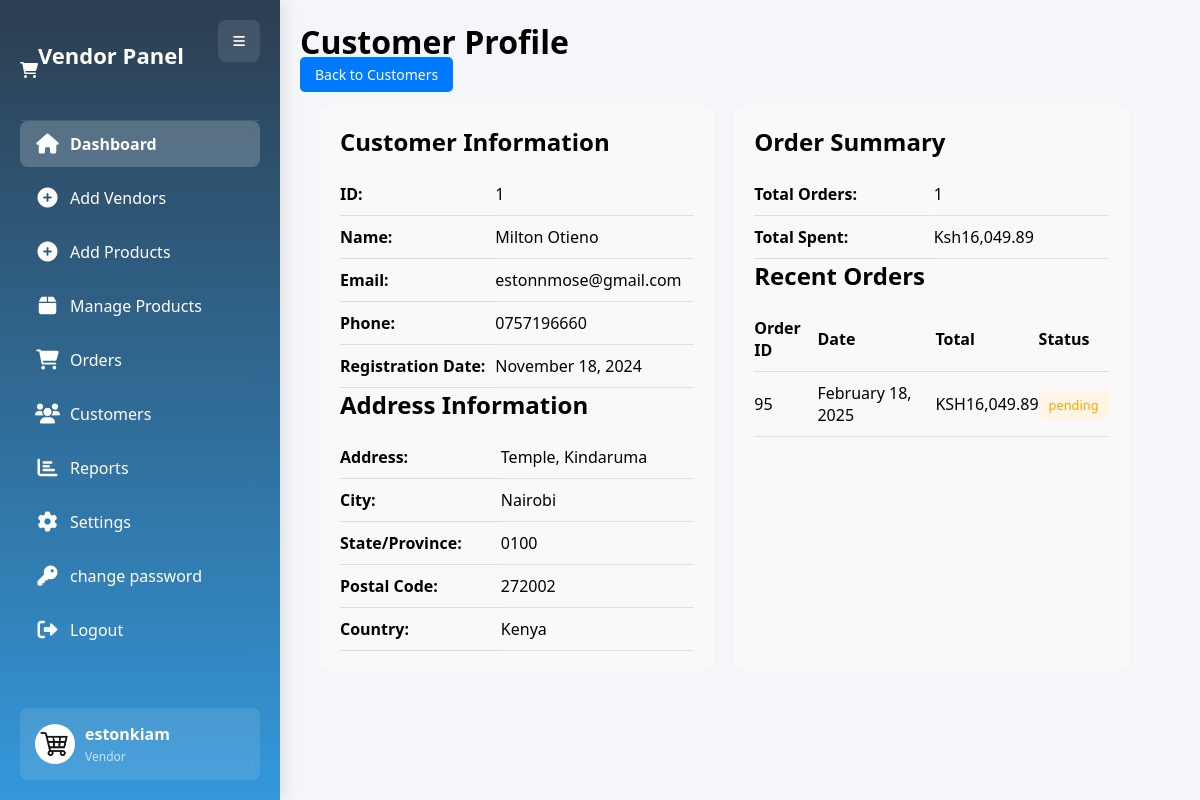
Page /admin/view_profile.php?id=1 (signed in) on the earlier database version.
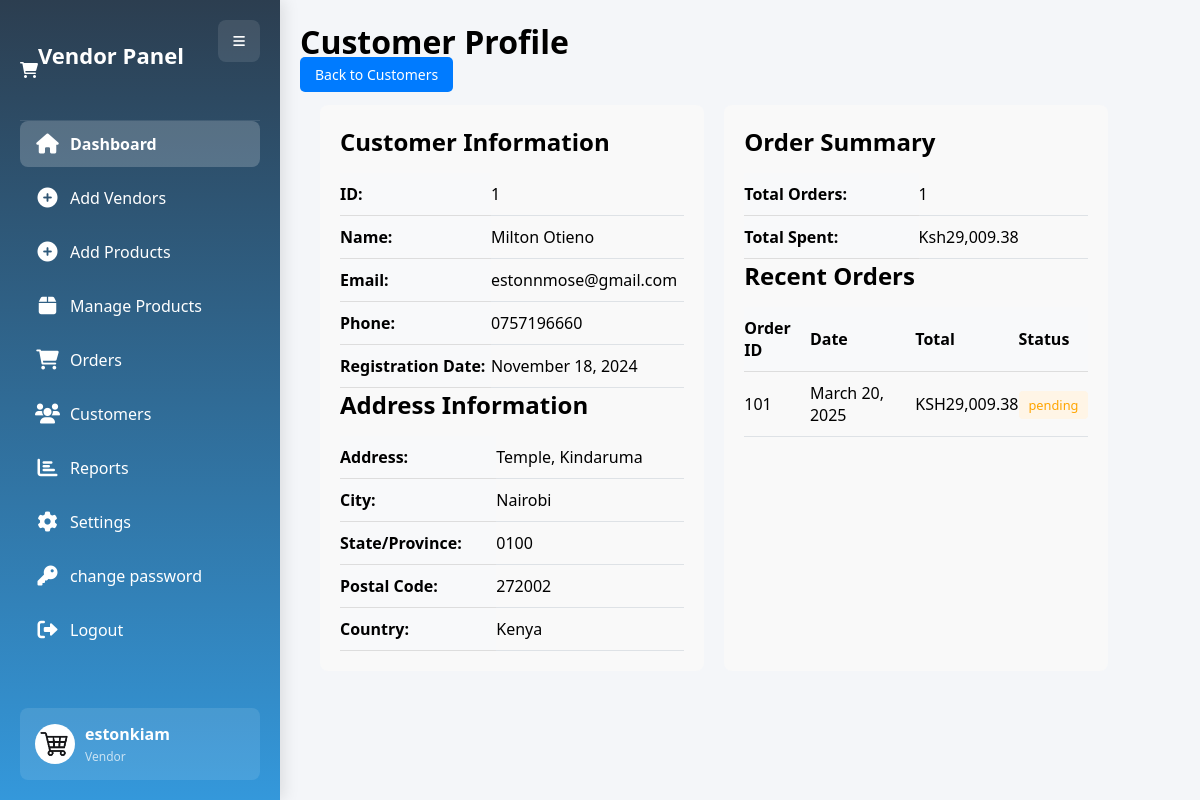
Same page on the later database version.
### tables this page shows
CREATE TABLE `orders` (
  `id` int(11) NOT NULL,
  `customer_id` int(11) NOT NULL,
  `total_amount` decimal(10,2) NOT NULL DEFAULT 0.00,
  `shipping_address` varchar(255) NOT NULL,
  `city` varchar(100) NOT NULL,
  `phone` varchar(20) NOT NULL,
  `payment_method` enum('mpesa','card','cash') NOT NULL,
  `payment_status` enum('pending','paid','failed') DEFAULT 'pending',
  `status` enum('pending','processing','shipped','delivered','cancelled') DEFAULT 'pending',
  `transaction_id` varchar(100) DEFAULT NULL,
  `created_at` timestamp NOT NULL DEFAULT current_timestamp(),
  `updated_at` timestamp NOT NULL DEFAULT current_timestamp() ON UPDATE current_timestamp(),
  `product_details` text DEFAULT NULL
);

### admin/view_profile.php (the view, shortened to what the changed rows need)
<?php
$servername = "localhost";
$username = "root";
$password = "";
$dbname = "ecommerce";
$customer_id = intval($_GET['id']);
$conn = new mysqli($servername, $username, $password, $dbname);
$stmt = $conn->prepare("
    SELECT
        c.customer_id,
        c.first_name,
        c.last_name,
        c.email,
        c.phone,
        c.created_at,
        c.address_line1,
        c.address_line2,
        c.city,
        c.state,
        c.postal_code,
        c.country,
        (SELECT COUNT(*) FROM orders WHERE customer_id = c.customer_id) as total_orders,
        (SELECT SUM(total_amount) FROM orders WHERE customer_id = c.customer_id) as total_spent
    FROM
        customers c
    WHERE
        c.customer_id = ?
");
$stmt->bind_param("i", $customer_id);
$stmt->execute();
$result = $stmt->get_result();
$customer = $result->fetch_assoc();
$orders_stmt = $conn->prepare("
    SELECT
        id,
        created_at,
        total_amount,
        status
    FROM
        orders
    WHERE
        customer_id = ?
    ORDER BY
        created_at DESC
    LIMIT 5
");
$orders_stmt->bind_param("i", $customer_id);
$orders_stmt->execute();
$orders_result = $orders_stmt->get_result();
?>
<!DOCTYPE html>
<html lang="en">
<head>
    <link href="https://cdnjs.cloudflare.com/ajax/libs/font-awesome/6.0.0/css/all.min.css" rel="stylesheet">
    <link rel="stylesheet" href="assets/css/admindash.css">
</head>
<body>
    <div class="container">
        <?php include('include/sidebar.php'); ?>
        <div class="main-content">
            <div class="profile-header">
                <h1>Customer Profile</h1>
            </div>
            <div class="profile-container">
                <div class="profile-details">
                    <h2>Customer Information</h2>
                    <table>
                        <tr>
                            <th>ID:</th>
                        </tr>
                        <tr>
                            <th>Name:</th>
                        </tr>
                        <tr>
                            <th>Email:</th>
                        </tr>
                        <tr>
                            <th>Phone:</th>
                        </tr>
                        <tr>
                            <th>Registration Date:</th>
                        </tr>
                    </table>
                    <h2>Address Information</h2>
                    <table>
                        <tr>
                            <th>Address:</th>
                        </tr>
                        <tr>
                            <th>City:</th>
                        </tr>
                        <tr>
                            <th>State/Province:</th>
                        </tr>
                        <tr>
                            <th>Postal Code:</th>
                        </tr>
                        <tr>
                            <th>Country:</th>
                        </tr>
                    </table>
                </div>
                <div class="orders-details">
                    <h2>Order Summary</h2>
                    <table>
                        <tr>
                            <th>Total Orders:</th>
                        </tr>
                        <tr>
                            <th>Total Spent:</th>
                            <td>Ksh<?php echo number_format($customer['total_spent'], 2); ?></td>
                        </tr>
                    </table>
                    <h2>Recent Orders</h2>
                    <table>
                        <thead>
                            <tr>
                                <th>Order ID</th>
                                <th>Date</th>
                                <th>Total</th>
                                <th>Status</th>
                            </tr>
                        </thead>
                        <tbody>
                            <?php while($order = $orders_result->fetch_assoc()): ?>
                            <tr>
                                <td><?php echo $order['id']; ?></td>
                                <td><?php echo date('F j, Y', strtotime($order['created_at'])); ?></td>
                                <td>KSH<?php echo number_format($order['total_amount'], 2); ?></td>
                                <td>
                                    <span class="order-status <?php echo strtolower($order['status']); ?>">
                                        <?php echo htmlspecialchars($order['status']); ?>
                                    </span>
                                </td>
                            </tr>
                            <?php endwhile; ?>
                        </tbody>
                    </table>
                </div>
            </div>
        </div>
    </div>
</body>
</html>

Differences in the rows shown:
removed orders: id "95", created_at "February 18, 2025", total_amount "16,049.89", status "pending"
added orders: id "101", created_at "March 20, 2025", total_amount "29,009.38", status "pending"
Other differences:
$customer['total_spent']: "16,049.89" → "29,009.38"
